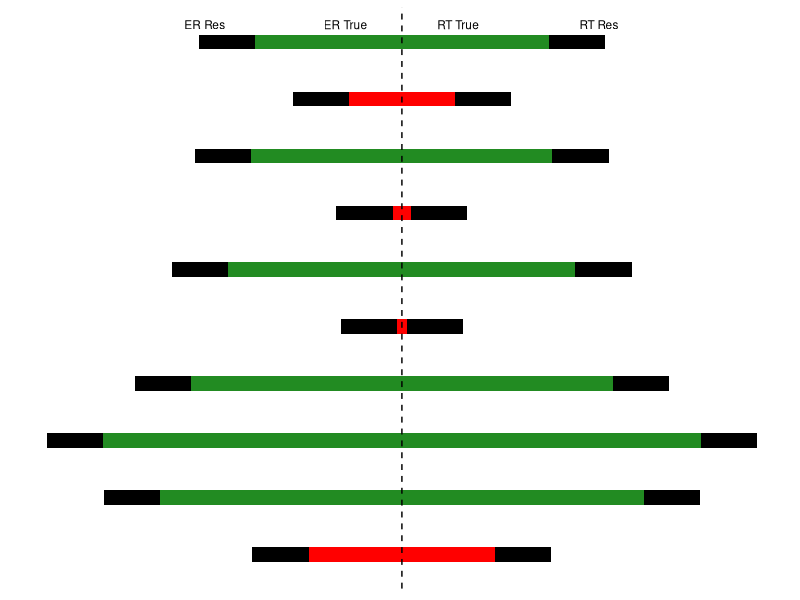
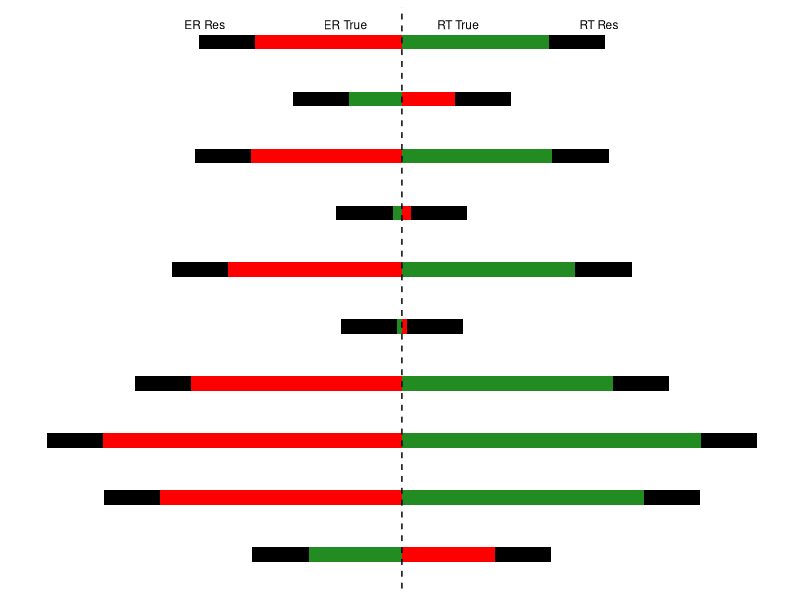
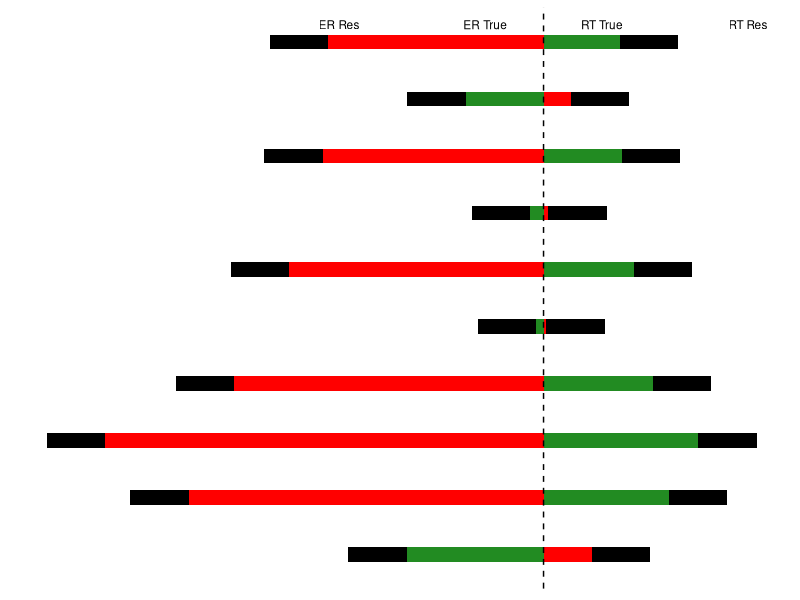

Write R code to recreate these figures, in order.
# ---- loading packages ----
library(tidyverse)


# ---- create raw data  ----
set.seed(14)
raw_data <- tibble(
  ID = 1:10,
  true_var = rnorm(10),
  error_var = rep(0.2, times = 10)
)


# --- create no sat plot ---
plot_data_no_sat <- raw_data |>
  mutate(
    true_var_rt = true_var / 2,
    true_var_er = -true_var / 2,
    error_var_rt = error_var,
    error_var_er = -error_var
  ) |>
  select(ID, true_var, true_var_rt, error_var_rt,
         true_var_er, error_var_er) |>
  pivot_longer(
    cols = c(true_var_rt, error_var_rt,
             true_var_er, error_var_er),
    names_to = "component",
    values_to = "value"
  ) |>
  mutate(
    value_plot = case_when(
      component %in% c("true_var_er", "error_var_er") ~ -abs(value),
      TRUE ~ abs(value)
    ),
    fill_group = case_when(
      component %in% c("error_var_rt", "error_var_er") ~ "error",
      true_var > 0 ~ "positive",
      true_var < 0 ~ "negative",
      TRUE ~ "zero"
    )
  )

no_plot <- ggplot(plot_data_no_sat,
       aes(x = factor(ID),
           y = value_plot,
           fill = fill_group)) +
  geom_col(position = "stack", width = 0.25) +
  annotate(
    "text",
    x = 10.3,
    y = -0.2,
    label = "ER True",
    size = 3
  ) +
  annotate(
    "text",
    x = 10.3,
    y = 0.2,
    label = "RT True",
    size = 3
  ) +
  annotate(
    "text",
    x = 10.3,
    y = -0.7,
    label = "ER Res",
    size = 3
  ) +
  annotate(
    "text",
    x = 10.3,
    y = 0.7,
    label = "RT Res",
    size = 3
  ) +
  coord_flip() +
  scale_y_continuous(labels = abs) +
  scale_fill_manual(
    values = c(
      positive = "forestgreen",
      negative = "red",
      error = "black",
      zero = "grey50"
    )
  ) +
  geom_hline(
    yintercept = 0,
    linetype = "dashed"
  ) +
  labs(
    fill = 'variance component'
  ) +
  theme_minimal()+ 
  theme(
    # remove axis text
    axis.text.x = element_blank(),
    axis.text.y = element_blank(),
    # remove axis titles
    axis.title.x = element_blank(),
    axis.title.y = element_blank(),
    # remove ticks
    axis.ticks = element_blank(),
    panel.grid.major = element_blank(),
    panel.grid.minor = element_blank(),
    legend.position = 'none',
    plot.background = element_rect(
      fill = "white",
      color = NA
    ),
    panel.background = element_rect(
      fill = "white",
      color = NA
    )
  )

ggsave(plot = no_plot, filename = 'other_plots/sat_plots/no_sat.png')



# ---- create clean sat plot ----
plot_data_clean_sat <- raw_data |>
  mutate(
    true_var_rt = true_var / 2,
    true_var_er = -true_var / 2,
    error_var_rt = error_var,
    error_var_er = -error_var
  ) |>
  select(ID, true_var, true_var_rt, error_var_rt,
         true_var_er, error_var_er) |>
  pivot_longer(
    cols = c(true_var_rt, error_var_rt,
             true_var_er, error_var_er),
    names_to = "component",
    values_to = "value"
  ) |>
  mutate(
    value_plot = case_when(
      component %in% c("true_var_er", "error_var_er") ~ -abs(value),
      TRUE ~ abs(value)
    ),
    fill_group = case_when(
      component %in% c("error_var_rt", "error_var_er") ~ "error",

      component == "true_var_rt" & true_var > 0 ~ "green",
      component == "true_var_rt" & true_var < 0 ~ "red",

      component == "true_var_er" & true_var > 0 ~ "red",
      component == "true_var_er" & true_var < 0 ~ "green",

      TRUE ~ "grey50"
    )
  )

clean_plot <- ggplot(plot_data_clean_sat,
       aes(x = factor(ID),
           y = value_plot,
           fill = fill_group)) +
  geom_col(position = "stack", width = 0.25) +
  annotate(
    "text",
    x = 10.3,
    y = -0.2,
    label = "ER True",
    size = 3
  ) +
  annotate(
    "text",
    x = 10.3,
    y = 0.2,
    label = "RT True",
    size = 3
  ) +
  annotate(
    "text",
    x = 10.3,
    y = -0.7,
    label = "ER Res",
    size = 3
  ) +
  annotate(
    "text",
    x = 10.3,
    y = 0.7,
    label = "RT Res",
    size = 3
  ) +
  coord_flip() +
  scale_y_continuous(labels = abs) +
  scale_fill_manual(
    values = c(
      green = "forestgreen",
      red   = "red",
      error = "black",
      grey50 = "grey50"
    )
  ) +
  geom_hline(
    yintercept = 0,
    linetype = "dashed"
  ) +
  labs(
    fill = 'variance component'
  ) +
  theme_minimal()+ 
  theme(
    # remove axis text
    axis.text.x = element_blank(),
    axis.text.y = element_blank(),
    # remove axis titles
    axis.title.x = element_blank(),
    axis.title.y = element_blank(),
    # remove ticks
    axis.ticks = element_blank(),
    panel.grid.major = element_blank(),
    panel.grid.minor = element_blank(),
    legend.position = 'none',
    plot.background = element_rect(
      fill = "white",
      color = NA
    ),
    panel.background = element_rect(
      fill = "white",
      color = NA
    )
  )

ggsave(plot = clean_plot, filename = 'other_plots/sat_plots/clean_sat.png')


# --- create shifting sat plot ---
plot_data_shift_sat <- raw_data |>
  mutate(
    true_var_rt = true_var / 4,
    true_var_er = -true_var / sqrt(2),
    error_var_rt = error_var,
    error_var_er = -error_var
  ) |>
  select(ID, true_var, true_var_rt, error_var_rt,
         true_var_er, error_var_er) |>
  pivot_longer(
    cols = c(true_var_rt, error_var_rt,
             true_var_er, error_var_er),
    names_to = "component",
    values_to = "value"
  ) |>
  mutate(
    value_plot = case_when(
      component %in% c("true_var_er", "error_var_er") ~ -abs(value),
      TRUE ~ abs(value)
    ),
    fill_group = case_when(
      component %in% c("error_var_rt", "error_var_er") ~ "error",

      component == "true_var_rt" & true_var > 0 ~ "green",
      component == "true_var_rt" & true_var < 0 ~ "red",

      component == "true_var_er" & true_var > 0 ~ "red",
      component == "true_var_er" & true_var < 0 ~ "green",

      TRUE ~ "grey50"
    )
  )

shift_plot <- ggplot(plot_data_shift_sat,
       aes(x = factor(ID),
           y = value_plot,
           fill = fill_group)) +
  geom_col(position = "stack", width = 0.25) +
  annotate(
    "text",
    x = 10.3,
    y = -0.2,
    label = "ER True",
    size = 3
  ) +
  annotate(
    "text",
    x = 10.3,
    y = 0.2,
    label = "RT True",
    size = 3
  ) +
  annotate(
    "text",
    x = 10.3,
    y = -0.7,
    label = "ER Res",
    size = 3
  ) +
  annotate(
    "text",
    x = 10.3,
    y = 0.7,
    label = "RT Res",
    size = 3
  ) +
  coord_flip() +
  scale_y_continuous(labels = abs) +
  scale_fill_manual(
    values = c(
      green = "forestgreen",
      red   = "red",
      error = "black",
      grey50 = "grey50"
    )
  ) +
  geom_hline(
    yintercept = 0,
    linetype = "dashed"
  ) +
  labs(
    fill = 'variance component'
  ) +
  theme_minimal()+ 
  theme(
    # remove axis text
    axis.text.x = element_blank(),
    axis.text.y = element_blank(),
    # remove axis titles
    axis.title.x = element_blank(),
    axis.title.y = element_blank(),
    # remove ticks
    axis.ticks = element_blank(),
    panel.grid.major = element_blank(),
    panel.grid.minor = element_blank(),
    legend.position = 'none',
    plot.background = element_rect(
      fill = "white",
      color = NA
    ),
    panel.background = element_rect(
      fill = "white",
      color = NA
    )
  )

ggsave(plot = shift_plot, filename = 'other_plots/sat_plots/shift_sat.png')


# make create 10 little plots
